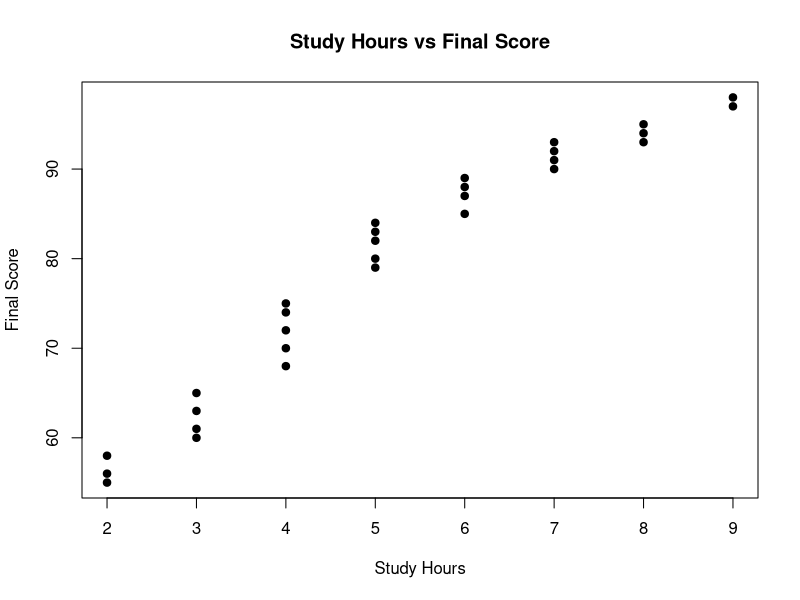
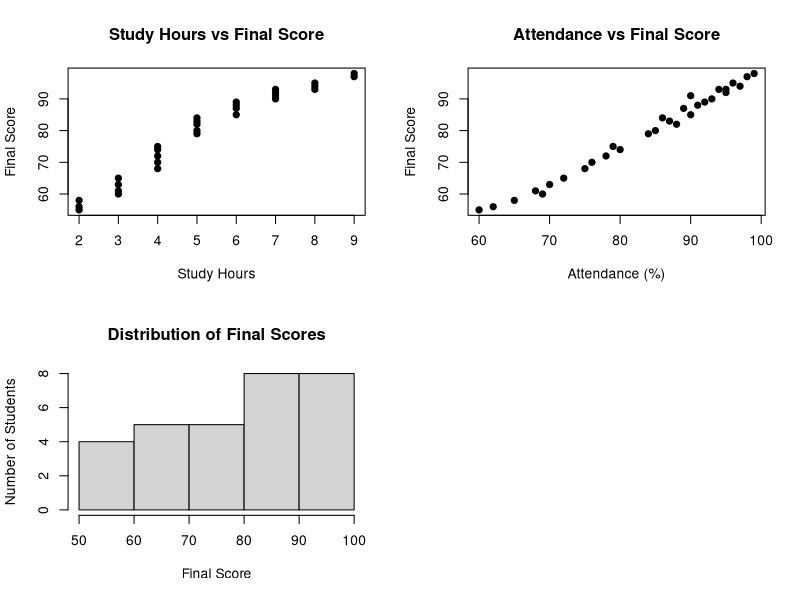

The R source for these figures, in order:
# Student Performance Analysis

student_data <- data.frame(
  Student_ID = 1:30,
  Study_Hours = c(2,4,3,5,6,2,7,4,5,3,8,6,4,7,5,
                  3,9,6,2,5,7,4,8,6,3,9,5,7,4,8),
  Attendance = c(65,78,72,85,90,60,95,80,88,70,96,91,76,94,86,
                 68,98,89,62,84,93,75,97,92,69,99,87,90,79,95),
  Assignment_Score = c(55,68,62,75,82,50,88,70,78,60,92,85,65,90,80,
                       58,95,84,52,76,87,64,93,86,57,96,79,89,71,91),
  Final_Score = c(58,72,65,80,85,55,92,74,82,63,95,88,70,93,84,
                  61,97,87,56,79,90,68,94,89,60,98,83,91,75,93)
)

# Dataset dekhne ke liye
print(student_data)

# Summary
summary(student_data)

# Statistical Analysis

mean(student_data$Final_Score)
max(student_data$Final_Score)
min(student_data$Final_Score)

mean(student_data$Attendance)
mean(student_data$Study_Hours)
mean(student_data$Assignment_Score)
# Graph 1: Study Hours vs Final Score

plot(student_data$Study_Hours,
     student_data$Final_Score,
     main = "Study Hours vs Final Score",
     xlab = "Study Hours",
     ylab = "Final Score",
     pch = 19)
# ALL GRAPHS IN ONE WINDOW

par(mfrow = c(2, 2))

# Graph 1: Study Hours vs Final Score
plot(student_data$Study_Hours,
     student_data$Final_Score,
     main = "Study Hours vs Final Score",
     xlab = "Study Hours",
     ylab = "Final Score",
     pch = 19)

# Graph 2: Attendance vs Final Score
plot(student_data$Attendance,
     student_data$Final_Score,
     main = "Attendance vs Final Score",
     xlab = "Attendance (%)",
     ylab = "Final Score",
     pch = 19)

# Graph 3: Final Score Distribution
hist(student_data$Final_Score,
     main = "Distribution of Final Scores",
     xlab = "Final Score",
     ylab = "Number of Students")

# Reset graph layout
par(mfrow = c(1, 1))

# Correlation Analysis

study_correlation <- cor(
  student_data$Study_Hours,
  student_data$Final_Score
)

attendance_correlation <- cor(
  student_data$Attendance,
  student_data$Final_Score
)

study_correlation
attendance_correlation
